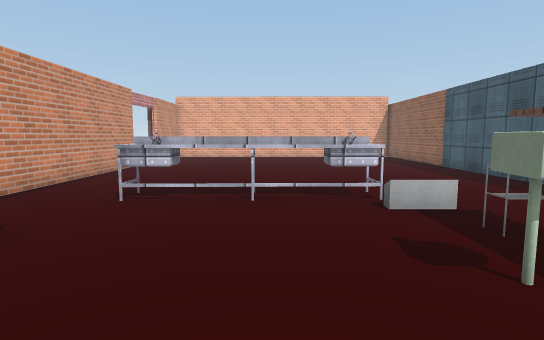
view 1 (above)

16 first-person views from a walk through a 3-D level made in the Unity game engine. The camera is 1.3 m above the floor, tilts 6° down and sees 80° across. Doors are open. The floor is counted in squares, 1 m on a side. Each view is taken from the middle of a square. On the plan, view 1 faces up. The plan holds only what a view shows up to about 14 squares ahead; the rest is blank. The place goes on beyond the plan. The player is left out. Some surface patterns are stand-ins.

view 2
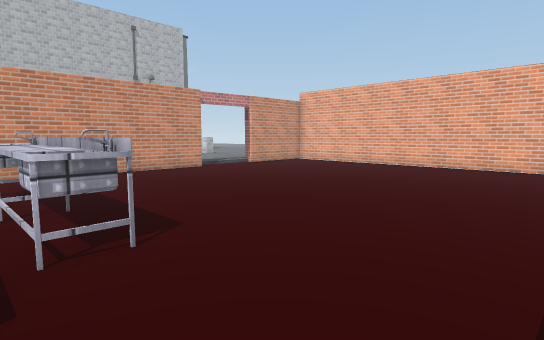

view 3
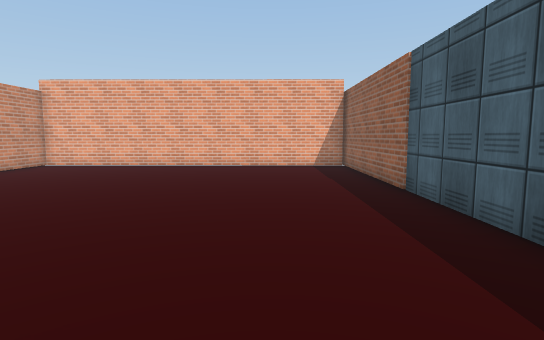

view 4
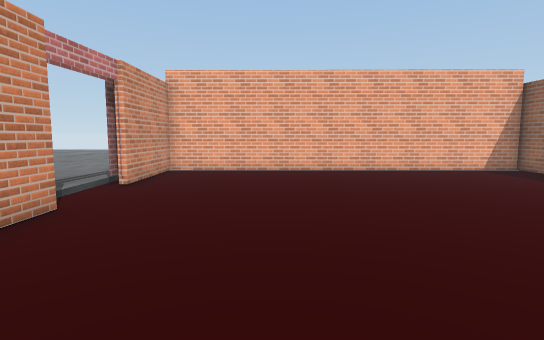

view 5
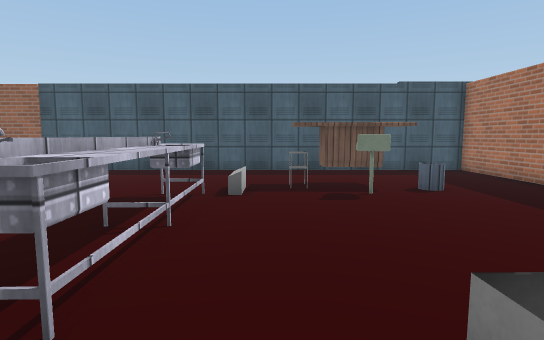

view 6
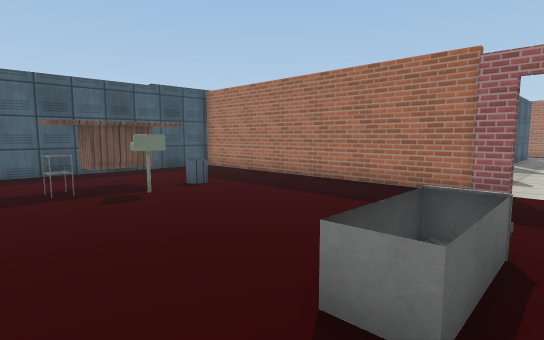

view 7
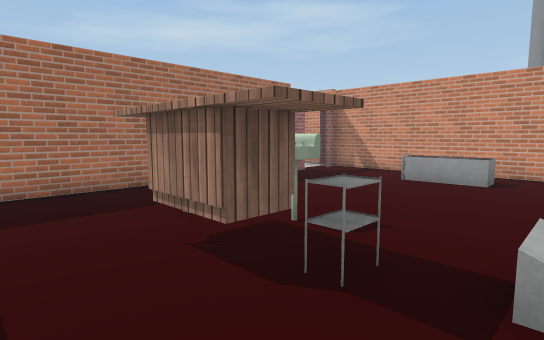

view 8
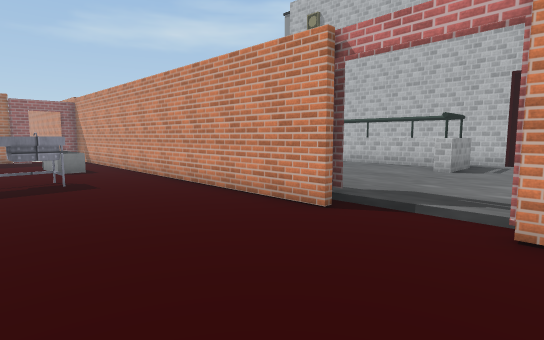

view 9
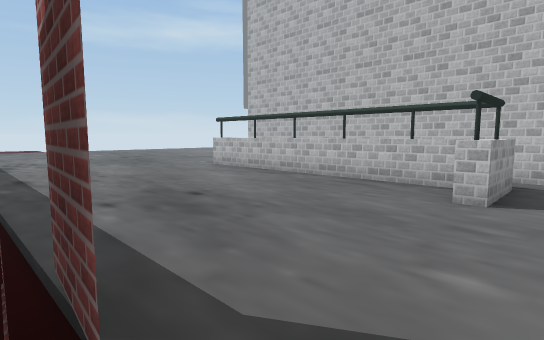

view 10
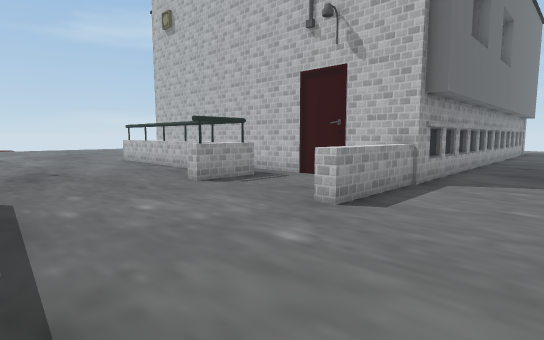

view 11
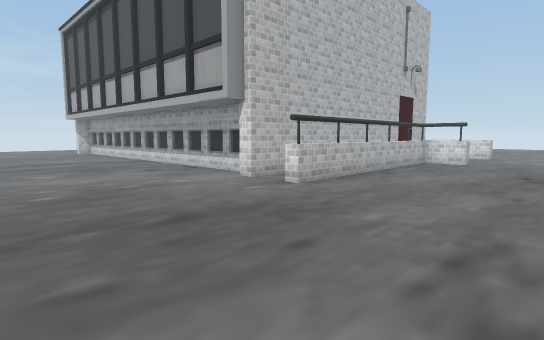

view 12
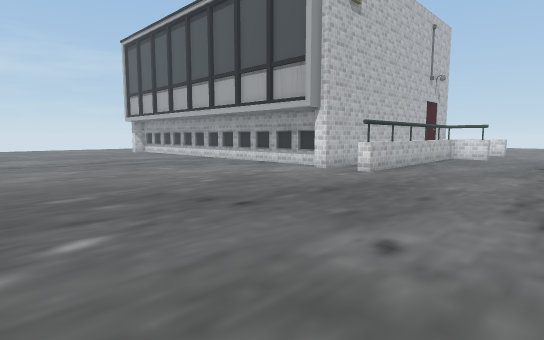

view 13
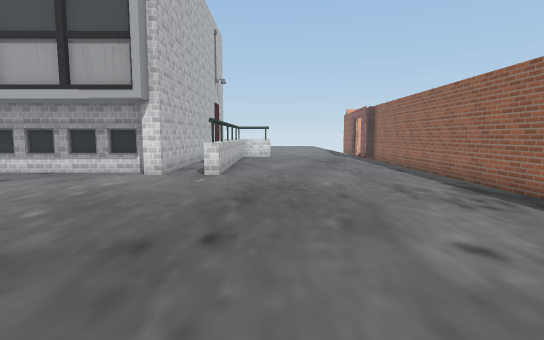

view 14
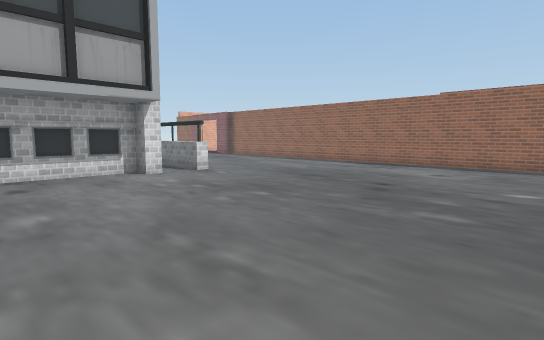

view 15
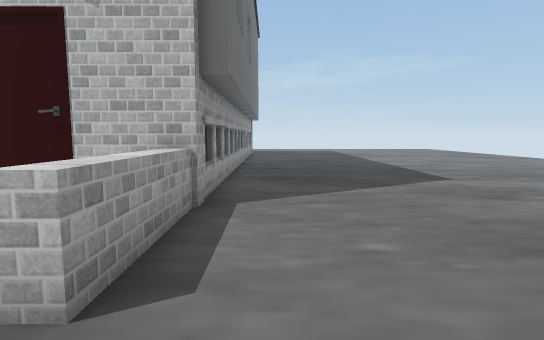

view 16
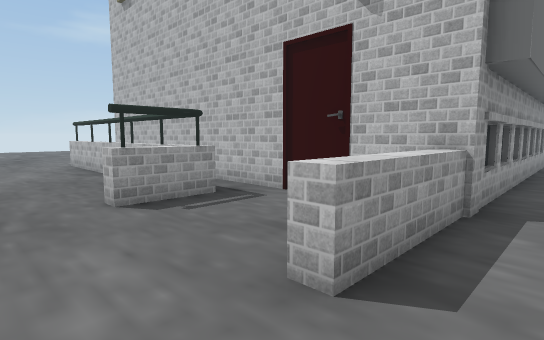

### Floor plan
Points are (right, up) in squares from view 1. A wall is a line through its corners. A room is listed if a view was taken in it or the views show most of it. See-through windows are left out.
Room 1 (views 1, 2, 3, 4, 5, 6, 7, 8)
walls: (-5.8, 13.6) (-5.8, -2.2); (-6.4, 13.6) (-6.5, 12.1); (7.2, 2.8) (7.2, 19.9) (-5.8, 20) (-5.8, 16.2); (-3.9, -2.2) (7.2, -2.1) (7.2, 0.9); (-6, -2.2) (-5.2, -2.2)
ways out: opening at (-5, 15) to room 2; gap at (-4.5, -2)
objects: other object (-4, 2) to (-4, 4); other object (-3, 7) to (2, 7); other object (2, 3) to (3, 3); other object (3, 1); other object (3, 1) to (4, 4); other object (3, 4)
Room 2 (views 9, 10, 11, 12, 13, 14, 15, 16)
walls: (-13.8, 13.2) (-13.8, 3.8) (-14.3, 3.8) (-14.3, 6.2); (-14.4, 13.8) (-12.1, 13.8) (-12.1, 13.2); (-6, 0) (-6, 7); (-6.2, 16.8) (-6.2, 16.3); (-15.8, 18.7) (-15.7, 3.8) (-16.3, 3.8) (-16.3, 4.5) (-21.6, 4.5); (-6, -5.8) (-6, -2.2); (-21.6, 18.5) (-12.1, 18.6) (-12.1, 18.1); (-21.5, 18.7) (-16.3, 18.7)
low walls: (-6.2, 12.2) (-6.1, 13.6)
ways out: opening at (-5, 15) to room 1
objects: other object (-14, 12)

Positions as (right, up) in squares from view 1, and headings:
1: (0, 0), facing up
2: (6, 6), facing up-left
3: (4, 6), facing up
4: (-2, 8), facing up
5: (-5, 5), facing right
6: (-5, 6), facing down-right
7: (6, 6), facing down-left
8: (-1, 17), facing down-left
9: (-6, 15), facing down-left
10: (-7, 22), facing down-left
11: (-8, -3), facing up-left
12: (-8, -7), facing up-left
13: (-12, -7), facing up
14: (-21, -7), facing up-right
15: (-10, 20), facing left
16: (-10, 20), facing down-left
